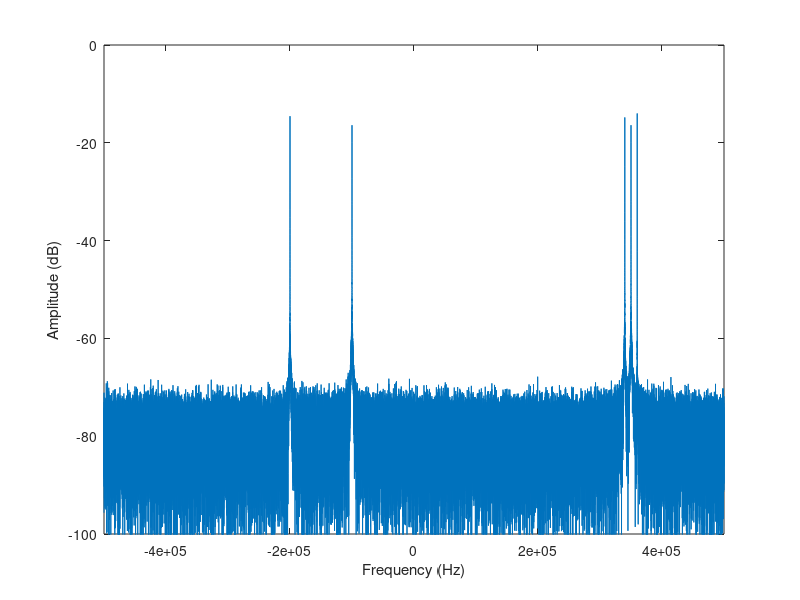

MATLAB code to generate this figure:
clear;

#Needed for awgn
pkg load communications;

#Write out files? Or just generate plots?
writeFiles = true

#Signal parameters
Fs = 1e6;
N = 65536;
n = 0:N-1;
freqArr = [-1e5 -2e5 3.4e5 3.5e5 3.6e5];
ampArr = [1 1 1 1 1];

#Generate sin waves
I = zeros(1, N);
Q = zeros(1, N);
for i = 1:length(freqArr)
  I += ampArr(i)/length(freqArr) .* cos(2*pi.*n*freqArr(i)/Fs);
  Q += ampArr(i)/length(freqArr) .* sin(2*pi.*n*freqArr(i)/Fs);
end  

#Combine into complex pairs
arr = awgn(complex(I,Q), 30);

#Poor Decimation (Figure 3 from report)
#arr = downsample(arr, 2);
#Fs = Fs/2;

#Proper Decimation (Figure 4from report)
#arr = decimate(arr, 2, 64, "fir");
#Fs = Fs/2;

#Generate FFT plots
f_axis = linspace(-Fs/2,Fs/2,length(arr));
freq_spec = fftshift(20*log10( abs(fft(arr))/length(arr) ));

#Plot figures
plot(f_axis, freq_spec);
xlim([-Fs/2 Fs/2]);
ylim([-100 0]);
xlabel('Frequency (Hz)');
ylabel('Amplitude (dB)');

#Write files
if writeFiles
  fileName = "inputIQ.txt";
  fid = fopen(fileName, 'w+');
  for i = 1:N
    fprintf(fid, "%f,%f\r\n", real(arr(i)), imag(arr(i)));
  end
  fclose(fid);
end  
